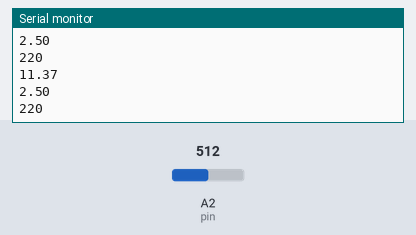
A sketch run on a simulated Arduino Uno, built with avr-gcc and run on an emulated ATmega328P. Parts: the last lines printed to the serial monitor. Inputs (shaded band) come from the test bench; at power-on: A2 (pin) = 512.

Above: at 1.8 s.
1.9 s: A2 (pin) set to 716
At 2.4 s:
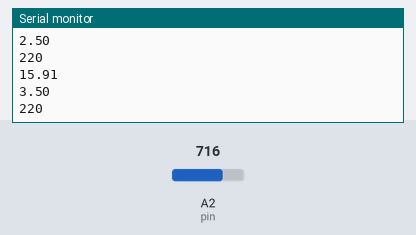
3.4 s: A2 (pin) set to 900
At 4.8 s:
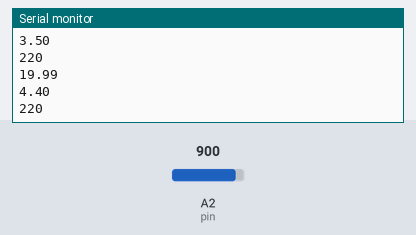
Timing chart, 0 to 6.4 s (numbered marks = the images above; inputs shaded):
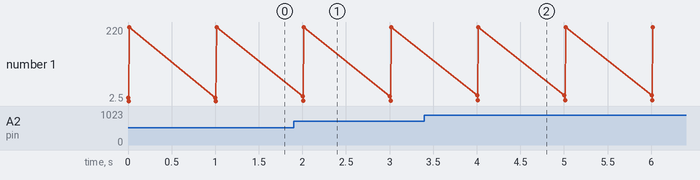

Measured:
- after the input at 1.9 s, the serial monitor: prints a new line after 0.10 s (image 1)
- after the input at 3.4 s, the serial monitor: prints a new line after 0.61 s (image 2)

The sketch:

current.ino
```cpp
int pin = A2;
int const resistance = 220;
void setup()
{
  Serial.begin(9600);
}
void loop() {
  int sensorValue = analogRead(pin);
  float voltage = sensorValue * (5.0 / 1023.0);
  // Convert the analog reading (which goes from 0 - 1023) to a voltage (0 - 5V)
  float current = 1000 * voltage/resistance;
  Serial.println(current);
  Serial.println(voltage);
  Serial.println(resistance);
  // Current in mA, Voltage in V, Resistance in Ohms
  delay(1000);
}
```
